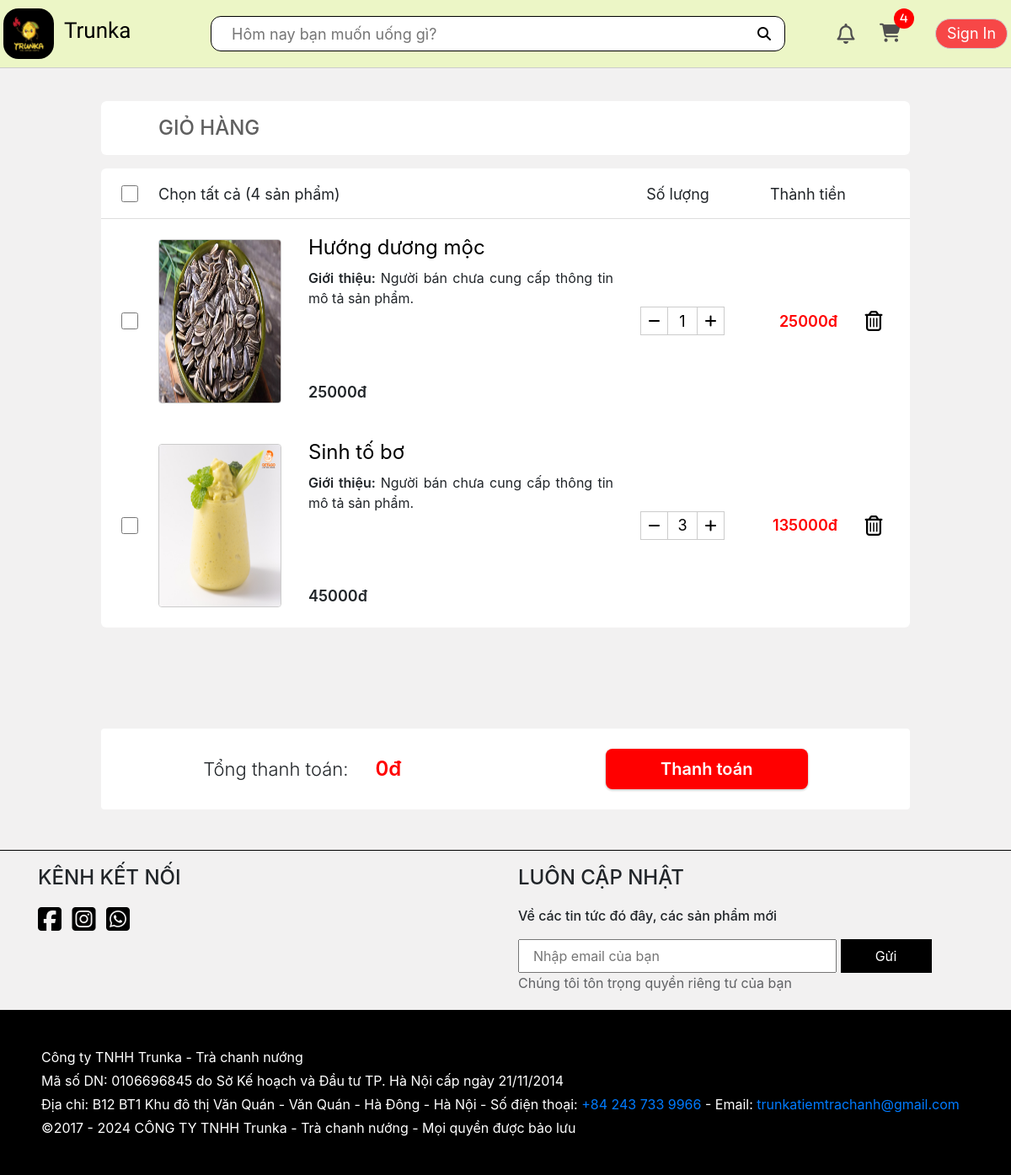
The app's page /cart/ (signed in), older data.
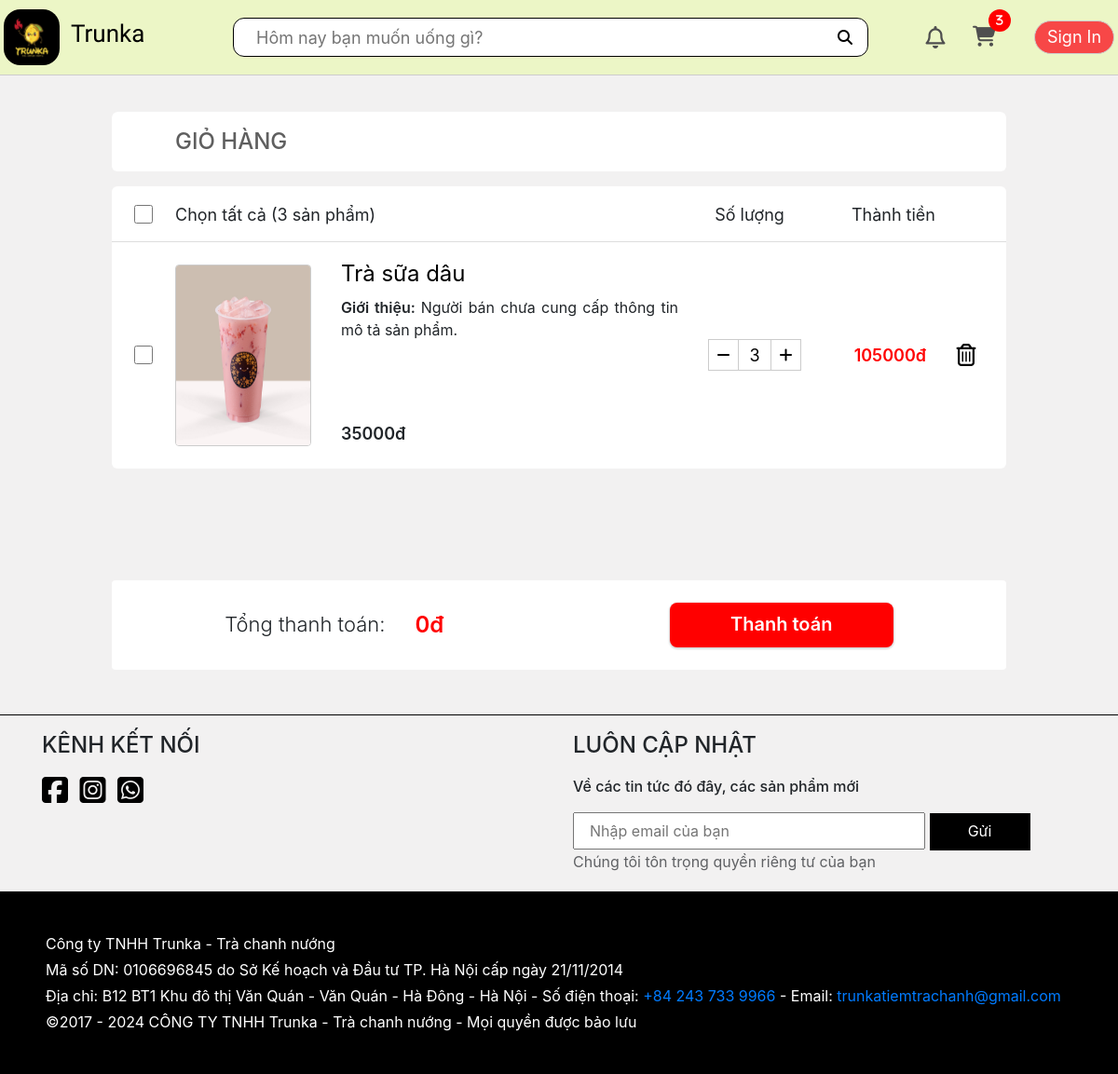
The same page, newer data.
### app/models.py (models this page shows, shortened)
class Cart(models.Model):
    customer = models.OneToOneField(User, on_delete=models.CASCADE, blank=True, null=True)
    def getCartItemsAmount(self):
        cartItems = self.cartitem_set.all()
        total = sum([item.quantity for item in cartItems])
        return total

class CartItem(models.Model):
    product = models.ForeignKey(Product, on_delete=models.SET_NULL, blank=True, null=True)
    cart = models.ForeignKey(Cart, on_delete=models.SET_NULL, blank=True, null=True)
    quantity = models.IntegerField(default=0, null=True, blank=True)
    dateAdded = models.DateTimeField(auto_now_add=True)
    @property
    def get_total(self):
        return self.product.price * self.quantity

class Product(models.Model):
    name = models.CharField(max_length=100, null=True)
    price = models.IntegerField()
    cost = models.IntegerField(default=0)
    description = models.CharField(default='Người bán chưa cung cấp thông tin mô tả sản phẩm.', max_length=3000, null=True, blank=True)
    image = models.ImageField(upload_to='product', null=True, blank=True)
    imageURL = models.URLField(null=True, blank=True)
    slugName = models.SlugField(unique=True, null=True, blank=True)
    CATEGORY_CHOICES = [
        ('category0', 'Trà hoa quả'),
        ('category1', 'Cafe'),
        ('category2', 'Trà sữa'),
        ('category3', 'Trà ô long'),
        ('category4', 'Sữa chua'),
        ('category5', 'Đồ đá xay'),
        ('category6', 'Đồ ăn vặt'),
    ]
    category = models.CharField(
        max_length=30,
        choices=CATEGORY_CHOICES,
        default='category0',
    )

### app/views.py (the view)
# urls.py: path('cart/', views.cart, name='cart'),
def cart(request):
    if request.user.is_authenticated:
        customer = request.user
        cart, created = Cart.objects.get_or_create(customer=customer)
        cartItems = cart.cartitem_set.all()
    else:
        customer = None
        cartItems = []
        cart = {'getCartItemsAmount': 0}
    context = {'cartItems': cartItems, 'cart': cart}
    return render(request, 'app/cart.html', context)

### app/models.py (called while the page is built)
    @property
    def avatarURL(self):
        url = '/static/app/images/avatar-icon.png'
        try:
            url = self.avatar.url
        except:
            url = '/static/app/images/avatar-icon.png'
        return url

### app/templates/app/cart.html (shortened to what this page needs)
{% extends 'app/base.html' %}
{% load static %}
{% block title %}
    <link rel="stylesheet" href="{% static 'app/css/cart.css' %}"/>
{% endblock title %}
{% block content %}
    <div class="content__cart">
        <div class="cart__header">
            <h4 class="cart__heading">GIỎ HÀNG</h4>
        </div>
        <div class="nav">
            <div class="nav__select">
                <input id="selectAllProducts" class="nav__select-checkbox" type="checkbox">
                <div class="nav__select-heading">Chọn tất cả <span>({{cart.getCartItemsAmount}} sản phẩm)</span></div>
            </div>
            <div class="nav__item pc tablet">Số lượng</div>
            <div class="nav__item pc tablet">Thành tiền</div>
        </div>
        <div class="list-product">
            {% for item in cartItems %}
                <div class="product">
                    <input class="product__select" type="checkbox">
                    <div class="wrapper">
                        <div class="product__img">
                            <a href="{% url 'product' item.product.slugName %}">
                                <img style="width: 100%; height: 100%;" src="{{item.product.imageURL}}" alt="">
                            </a>
                        </div>
                        <div class="product__info">
                            <div class="decription">
                                <div>
                                    <div class="decription__heading"><a href="{% url 'product' item.product.slugName %}">{{item.product.name}}</a></div>
                                    <div class="pc">
                                        <p class="decription__intro"><span style="display: inline;">Giới thiệu:   </span>{{item.product.description}}</p>
                                    </div>
                                </div>
                                <div class="decription__price">{{item.product.price}}đ {% if item.product.cost != 0 %}<del>{{item.product.cost}} đ</del>{% endif %}</div>
                            </div>
                            <div class="details">
                                <div class="details__quantity">
                                    <button type="button" data-product="{{item.product.id}}" data-action="remove" class="add-to-cart details__quantity-button">
                                        <i class="fa-solid fa-minus"></i>
                                    </button>
                                    <input type="text" class="details__quantity-input" value="{{item.quantity}}">
                                    <button type="button" data-product="{{item.product.id}}" data-action="add" class="add-to-cart details__quantity-button">
                                        <i class="fa-solid fa-plus"></i>
                                    </button>
                                </div>
                                <div class="details__price pc tablet">
                                    <span class="product-total-price">{{item.get_total}}đ</span>
                                </div>
                                <button type="button" class="details__del add-to-cart" data-product="{{item.product.id}}" data-action="delete">
                                    <i class="fa-regular fa-trash-can"></i>
                                </button>
                            </div>
                        </div>
                    </div>
                </div>
            {% endfor %}
        </div>
    </div>
    <div class="cart__payment">
        <div class="total__price">
            <div class="total__price-heading">Tổng thanh toán:</div>
            <span id="total-price">0đ</span>
        </div>
        <button type="button" id="payment-link-btn" class="payment__link">Thanh toán</button>
    </div>
{% endblock content %}

### app/templates/app/base.html (shortened to what the changed rows need)
{% load static %}
<!DOCTYPE html>
<html lang="en">
<head>
    {% block title %}{% endblock title %}
    <link rel="stylesheet" href="https://cdn.jsdelivr.net/npm/bootstrap@4.0.0/dist/css/bootstrap.min.css">
    <link rel="stylesheet" href="https://cdnjs.cloudflare.com/ajax/libs/font-awesome/6.4.2/css/all.min.css">
    <link rel="stylesheet" href="{% static 'app/css/reset.css' %}"/>
    <link rel="stylesheet" href="{% static 'app/css/base.css' %}"/>
    <link rel="stylesheet" href="{% static 'app/css/responsive.css' %}"/>
</head>
<body>
    <header>
        <div class="header">
            <div class="nav grid">
                <div class="nav__logo">
                    <a href="{% url 'home' %}" class="logo-link">
                        <h2 class="logo-link__heading">Trunka</h2>
                    </a>
                </div>
                <div class="nav__cart pc tablet">
                    <a href="{% url 'cart' %}" class="nav__cart-link">
                        <i class="fa-solid fa-cart-shopping"><div class="nav__cart-quantity">{{cart.getCartItemsAmount}}</div></i>
                    </a>
                </div>
            </div>
        </div>
    </header>
    {% block content %}{% endblock content %}
</body>
</html>

Row changes from the older to the newer data that the page shows:
removed CartItem: product.imageURL (picture), product.name "Hướng dương mộc", product.description "Người bán chưa cung cấp thông tin mô tả sản phẩm.", product.price "25000", quantity "1", get_total "25000"
removed CartItem: product.imageURL (picture), product.name "Sinh tố bơ", product.description "Người bán chưa cung cấp thông tin mô tả sản phẩm.", product.price "45000", quantity "3", get_total "135000"
computed for Cart: getCartItemsAmount "4" → "3"
added CartItem: product.imageURL (picture), product.name "Trà sữa dâu", product.description "Người bán chưa cung cấp thông tin mô tả sản phẩm.", product.price "35000", quantity "3", get_total "105000"
